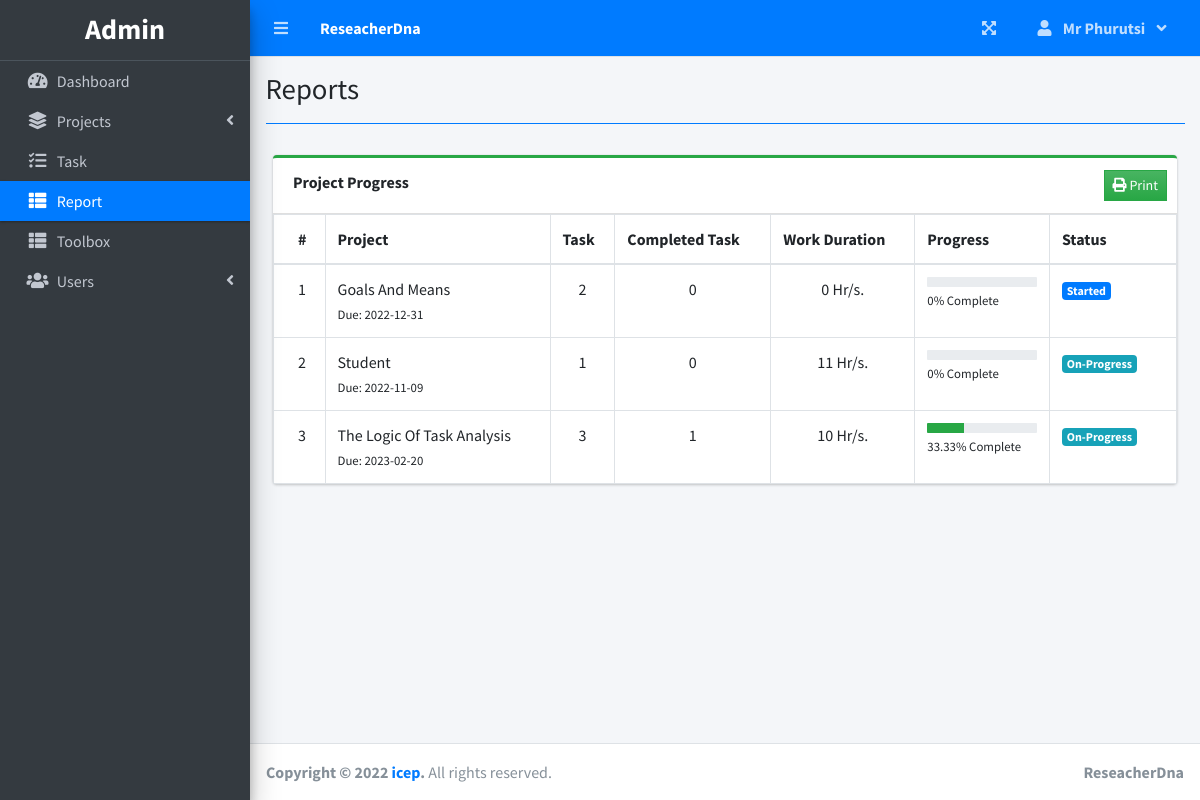
/index.php?page=reports (signed in), run on the app's committed database.
### tables this page shows
CREATE TABLE `project_list` (
  `id` int(30) NOT NULL,
  `name` varchar(200) NOT NULL,
  `description` text NOT NULL,
  `status` tinyint(2) NOT NULL,
  `start_date` date NOT NULL,
  `end_date` date NOT NULL,
  `manager_id` int(30) NOT NULL,
  `user_ids` text NOT NULL,
  `date_created` datetime NOT NULL DEFAULT current_timestamp()
);

### reports.php (the view, shortened to what this page needs)
<?php include 'db_connect.php' ?>
 <div class="col-md-12">
        <div class="card card-outline card-success">
          <div class="card-header">
            <b>Project Progress</b>
            <div class="card-tools">
            	<button class="btn btn-flat btn-sm bg-gradient-success btn-success" id="print"><i class="fa fa-print"></i> Print</button>
            </div>
          </div>
          <div class="card-body p-0">
            <div class="table-responsive" id="printable">
              <table class="table m-0 table-bordered">
                <thead>
                  <th>#</th>
                  <th>Project</th>
                  <th>Task</th>
                  <th>Completed Task</th>
                  <th>Work Duration</th>
                  <th>Progress</th>
                  <th>Status</th>
                </thead>
                <tbody>
                <?php
                $i = 1;
                $stat = array("Pending","Started","On-Progress","On-Hold","Over Due","Done");
                $where = "";
                $qry = $conn->query("SELECT * FROM project_list $where order by name asc");
                while($row= $qry->fetch_assoc()):
                $tprog = $conn->query("SELECT * FROM task_list where project_id = {$row['id']}")->num_rows;
                $cprog = $conn->query("SELECT * FROM task_list where project_id = {$row['id']} and status = 3")->num_rows;
                $prog = $tprog > 0 ? ($cprog/$tprog) * 100 : 0;
                $prog = $prog > 0 ?  number_format($prog,2) : $prog;
                $prod = $conn->query("SELECT * FROM user_productivity where project_id = {$row['id']}")->num_rows;
                $dur = $conn->query("SELECT sum(time_rendered) as duration FROM user_productivity where project_id = {$row['id']}");
                $dur = $dur->num_rows > 0 ? $dur->fetch_assoc()['duration'] : 0;
                if($row['status'] == 0 && strtotime(date('Y-m-d')) >= strtotime($row['start_date'])):
                if($prod  > 0  || $cprog > 0)
                  $row['status'] = 2;
                else
                  $row['status'] = 1;
                elseif($row['status'] == 0 && strtotime(date('Y-m-d')) > strtotime($row['end_date'])):
                $row['status'] = 4;
                endif;
                  ?>
                  <tr>
                      <td>
                         <?php echo $i++ ?>
                      </td>
                      <td>
                          <a>
                              <?php echo ucwords($row['name']) ?>
                          </a>
                          <br>
                          <small>
                              Due: <?php echo date("Y-m-d",strtotime($row['end_date'])) ?>
                          </small>
                      </td>
                      <td class="text-center">
                      	<?php echo number_format($tprog) ?>
                      </td>
                      <td class="text-center">
                      	<?php echo number_format($cprog) ?>
                      </td>
                      <td class="text-center">
                      	<?php echo number_format($dur).' Hr/s.' ?>
                      </td>
                      <td class="project_progress">
                          <div class="progress progress-sm">
                              <div class="progress-bar bg-green" role="progressbar" aria-valuenow="57" aria-valuemin="0" aria-valuemax="100" style="width: <?php echo $prog ?>%">
                              </div>
                          </div>
                          <small>
                              <?php echo $prog ?>% Complete
                          </small>
                      </td>
                      <td class="project-state">
                          <?php
                            if($stat[$row['status']] =='Pending'){
                              echo "<span class='badge badge-secondary'>{$stat[$row['status']]}</span>";
                            }elseif($stat[$row['status']] =='Started'){
                              echo "<span class='badge badge-primary'>{$stat[$row['status']]}</span>";
                            }elseif($stat[$row['status']] =='On-Progress'){
                              echo "<span class='badge badge-info'>{$stat[$row['status']]}</span>";
                            }elseif($stat[$row['status']] =='On-Hold'){
                              echo "<span class='badge badge-warning'>{$stat[$row['status']]}</span>";
                            }elseif($stat[$row['status']] =='Over Due'){
                              echo "<span class='badge badge-danger'>{$stat[$row['status']]}</span>";
                            }elseif($stat[$row['status']] =='Done'){
                              echo "<span class='badge badge-success'>{$stat[$row['status']]}</span>";
                            }
                          ?>
                      </td>
                  </tr>
                <?php endwhile; ?>
                </tbody>
              </table>
            </div>
          </div>
        </div>
        </div>

### data on the page
project_list: name "Goals And Means", end_date "2022-12-31", tprog "2", cprog "0", dur "0", prog "0", status "Started"
project_list: name "Student", end_date "2022-11-09", tprog "1", cprog "0", dur "11", prog "0", manager "On-Progress"
project_list: name "The Logic Of Task Analysis", end_date "2023-02-20", tprog "3", cprog "1", dur "10", prog "33.33", manager "On-Progress"

### other printed values
$_SESSION['system']['name'] "ReseacherDna"
$_SESSION['login_lastname'] "Mr Phurutsi"
$title "Reports"
